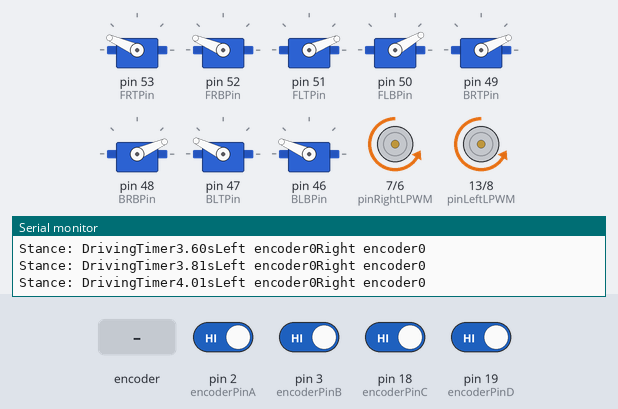
Bench run of a sketch on a simulated Arduino Mega 2560, built with avr-gcc and run on an emulated ATmega2560. Parts: 8 × servo, motor-driver pin pairs drawn as motors (green arrow = first pin HIGH = forward, orange = second pin HIGH = backward, longer = more drive), the last lines printed to the serial monitor. The inputs (shaded band) are chosen by the test bench; at power-on: pin 2 (encoderPinA), pin 3 (encoderPinB), pin 18 (encoderPinC), pin 19 (encoderPinD) HIGH.

Above: at 4.2 s.
4.3 s: rotary encoder on pin 2 (encoderPinA) / pin 3 (encoderPinB) turned 3 steps (first pin leading)
At 6.1 s:
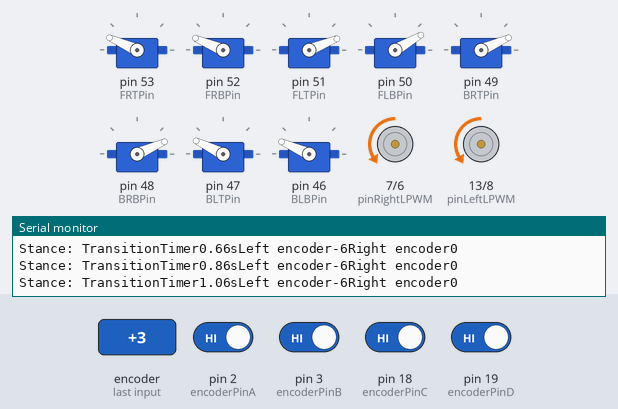
6.5 s: pin 18 (encoderPinC) driven LOW
At 10.15 s:
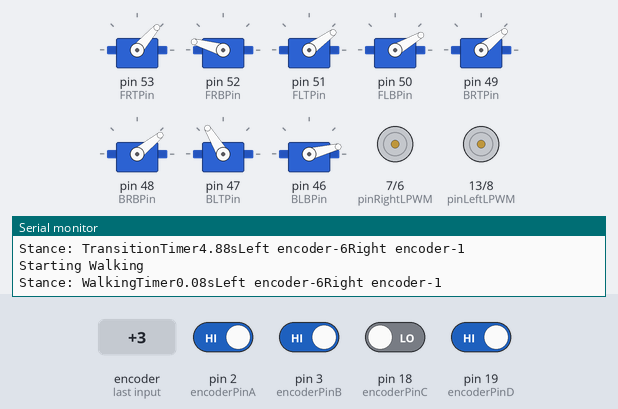
Timing chart, 0 to 32.1 s (numbered marks = the images above; inputs shaded):
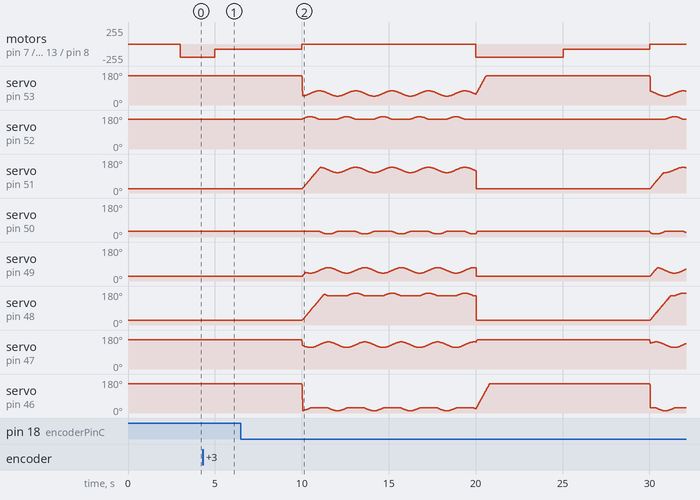

The sketch:

walking+driving-robot.ino
```cpp
#include <Servo.h>

void readEncoder1();
void readEncoder2();

Servo FRT, FRB, FLT, FLB, BRT, BRB, BLT, BLB;
int FRTPin = 53; int FRBPin = 52;  int FLTPin = 51; int FLBPin = 50;
int BRTPin = 49; int BRBPin = 48;  int BLTPin = 47; int BLBPin = 46;

const int pinLeftRPWM = 8;
const int pinLeftLPWM = 13;
const int pinRightRPWM = 6;
const int pinRightLPWM = 7;

const int encoderPinA = 2; const int encoderPinB = 3;
const int encoderPinC = 18; const int encoderPinD = 19;

volatile long encoderCount1 = 0;
volatile long encoderCount2 = 0;
unsigned long lastTelemetryTime = 0;

enum RobotState { CRUISE, APPROACH, WALKING, TRANSITION };
RobotState currentState = CRUISE;

unsigned long stateStartTime = 0;

const unsigned long cruiseDuration   = 5000;
const unsigned long approachDuration = 5000;
const unsigned long walkingDuration  = 10000;
const unsigned long transitionDuration = 2500;

float Speed = 0.003;
float maxTop = 20.0;
float maxBot = 20.0;

float defaultFRT = 91;    float defaultFRB = 224.0;
float defaultFLT = 176.0; float defaultFLB = 48.0;
float defaultBRT = 84.0;  float defaultBRB = 220.0;
float defaultBLT = 185.0; float defaultBLB = 43.0;

float horizontalFRT = 223.0; float horizontalFRB = 224.0;
float horizontalFLT = 36.0;  float horizontalFLB = 48.0;
float horizontalBRT = 39.0;  float horizontalBRB = 40.0;
float horizontalBLT = 220.0; float horizontalBLB = 223.0;

float currentFRT, currentFRB, currentFLT, currentFLB;
float currentBRT, currentBRB, currentBLT, currentBLB;

const float downwardSpeedLimit = 9;
const float upwardSpeedLimit = 0.25;

void setup() {
  Serial.begin(9600);

  FRT.attach(FRTPin); FRB.attach(FRBPin); FLT.attach(FLTPin); FLB.attach(FLBPin);
  BRT.attach(BRTPin); BRB.attach(BRBPin); BLT.attach(BLTPin); BLB.attach(BLBPin);

  pinMode(pinLeftRPWM, OUTPUT);  pinMode(pinLeftLPWM, OUTPUT);
  pinMode(pinRightRPWM, OUTPUT); pinMode(pinRightLPWM, OUTPUT);

  pinMode(encoderPinA, INPUT_PULLUP); pinMode(encoderPinB, INPUT_PULLUP);
  pinMode(encoderPinC, INPUT_PULLUP); pinMode(encoderPinD, INPUT_PULLUP);

  attachInterrupt(digitalPinToInterrupt(encoderPinA), readEncoder1, CHANGE);
  attachInterrupt(digitalPinToInterrupt(encoderPinC), readEncoder2, CHANGE);

  currentFRT = horizontalFRT; currentFRB = horizontalFRB;
  currentFLT = horizontalFLT; currentFLB = horizontalFLB;
  currentBRT = horizontalBRT; currentBRB = horizontalBRB;
  currentBLT = horizontalBLT; currentBLB = horizontalBLB;

  setAllLegsHorizontal();

  stateStartTime = millis();
  delay(3000);
}

void loop() {
  float targetFRT, targetFRB, targetFLT, targetFLB;
  float targetBRT, targetBRB, targetBLT, targetBLB;

  unsigned long elapsedInState = millis() - stateStartTime;

  switch (currentState) {

    case CRUISE:
      targetFRT = horizontalFRT; targetFRB = horizontalFRB;
      targetFLT = horizontalFLT; targetFLB = horizontalFLB;
      targetBRT = horizontalBRT; targetBRB = horizontalBRB;
      targetBLT = horizontalBLT; targetBLB = horizontalBLB;

      analogWrite(pinLeftRPWM, 200);  analogWrite(pinLeftLPWM, 0);
      analogWrite(pinRightRPWM, 200); analogWrite(pinRightLPWM, 0);

      if (elapsedInState >= cruiseDuration) {
        currentState = APPROACH;
        stateStartTime = millis();
        Serial.println(">>> Time sequence change: Entering APPROACH (Slowing wheels)");
      }
      break;

    case APPROACH:
      targetFRT = horizontalFRT; targetFRB = horizontalFRB;
      targetFLT = horizontalFLT; targetFLB = horizontalFLB;
      targetBRT = horizontalBRT; targetBRB = horizontalBRB;
      targetBLT = horizontalBLT; targetBLB = horizontalBLB;

      analogWrite(pinLeftRPWM, 75);   analogWrite(pinLeftLPWM, 0);
      analogWrite(pinRightRPWM, 75);  analogWrite(pinRightLPWM, 0);

      if (elapsedInState >= approachDuration) {
        currentState = WALKING;
        stateStartTime = millis();
        Serial.println("Starting Walking");
      }
      break;

    case WALKING:
      analogWrite(pinLeftRPWM, 0);  analogWrite(pinLeftLPWM, 0);
      analogWrite(pinRightRPWM, 0); analogWrite(pinRightLPWM, 0);

      unsigned long currentTime = millis();
      float basePhase = currentTime * Speed;

      float frPhase = basePhase;
      float blPhase = basePhase + (3.0 * PI) / 2.0;  // Fixed missing *
      float flPhase = basePhase;
      float brPhase = basePhase + (3.0 * PI) / 2.0;  // Fixed missing *

      targetFRT = defaultFRT + sin(frPhase) * maxTop;
      targetFLT = defaultFLT + sin(flPhase) * maxTop;
      targetBRT = defaultBRT + sin(brPhase) * maxTop;
      targetBLT = defaultBLT + sin(blPhase) * maxTop;

      float frLift = max(0.0f, cos(frPhase));
      float flLift = max(0.0f, -cos(flPhase));
      float brLift = max(0.0f, cos(brPhase));
      float blLift = max(0.0f, -cos(blPhase));

      targetFRB = defaultFRB + frLift * maxBot;
      targetFLB = defaultFLB - flLift * maxBot;
      targetBRB = defaultBRB + brLift * maxBot;
      targetBLB = defaultBLB - blLift * maxBot;

      if (elapsedInState >= walkingDuration) {
        currentState = CRUISE;
        stateStartTime = millis();
        Serial.println("Switching to wheels");
      }
      break;

    case TRANSITION:
      analogWrite(pinLeftRPWM, 0);  analogWrite(pinLeftLPWM, 0);
      analogWrite(pinRightRPWM, 0); analogWrite(pinRightLPWM, 0);

      targetFRT = defaultFRT; targetFRB = defaultFRB;
      targetFLT = defaultFLT; targetFLB = defaultFLB;
      targetBRT = defaultBRT; targetBRB = defaultBRB;
      targetBLT = defaultBLT; targetBLB = defaultBLB;

      if (elapsedInState >= transitionDuration) {
        currentState = CRUISE;
        stateStartTime = millis();
        Serial.println("Making legs horizontal");
      }
      break;
  }

  // Constraints fixed for FL variables
  currentFRT = constrain(targetFRT, currentFRT - ((targetFRT < currentFRT) ? downwardSpeedLimit : upwardSpeedLimit), currentFRT + ((targetFRT > currentFRT) ? upwardSpeedLimit : downwardSpeedLimit));
  currentFRB = constrain(targetFRB, currentFRB - ((targetFRB < currentFRB) ? downwardSpeedLimit : upwardSpeedLimit), currentFRB + ((targetFRB > currentFRB) ? upwardSpeedLimit : downwardSpeedLimit));
  currentFLT = constrain(targetFLT, currentFLT - ((targetFLT < currentFLT) ? downwardSpeedLimit : upwardSpeedLimit), currentFLT + ((targetFLT > currentFLT) ? upwardSpeedLimit : downwardSpeedLimit));
  currentFLB = constrain(targetFLB, currentFLB - ((targetFLB < currentFLB) ? downwardSpeedLimit : upwardSpeedLimit), currentFLB + ((targetFLB > currentFLB) ? upwardSpeedLimit : downwardSpeedLimit));
  currentBRT = constrain(targetBRT, currentBRT - ((targetBRT < currentBRT) ? downwardSpeedLimit : upwardSpeedLimit), currentBRT + ((targetBRT > currentBRT) ? upwardSpeedLimit : downwardSpeedLimit));
  currentBRB = constrain(targetBRB, currentBRB - ((targetBRB < currentBRB) ? downwardSpeedLimit : upwardSpeedLimit), currentBRB + ((targetBRB > currentBRB) ? upwardSpeedLimit : downwardSpeedLimit));
  currentBLT = constrain(targetBLT, currentBLT - ((targetBLT < currentBLT) ? downwardSpeedLimit : upwardSpeedLimit), currentBLT + ((targetBLT > currentBLT) ? upwardSpeedLimit : downwardSpeedLimit));
  currentBLB = constrain(targetBLB, currentBLB - ((targetBLB < currentBLB) ? downwardSpeedLimit : upwardSpeedLimit), currentBLB + ((targetBLB > currentBLB) ? upwardSpeedLimit : downwardSpeedLimit));

  write270(FRT, currentFRT); write270(FRB, currentFRB);
  write270(FLT, currentFLT); write270(FLB, currentFLB);
  write270(BRT, currentBRT); write270(BRB, currentBRB);
  write270(BLT, currentBLT); write270(BLB, currentBLB);

  if (millis() - lastTelemetryTime >= 200) {
    printTelemetry();
    lastTelemetryTime = millis();
  }
}

void setAllLegsHorizontal() {
  write270(FRT, horizontalFRT); write270(FRB, horizontalFRB);
  write270(FLT, horizontalFLT); write270(FLB, horizontalFLB);
  write270(BRT, horizontalBRT); write270(BRB, horizontalBRB);
  write270(BLT, horizontalBLT); write270(BLB, horizontalBLB);
}

void write270(Servo &servoInstance, float degreeTarget) {
  degreeTarget = constrain(degreeTarget, 0.0f, 270.0f);
  long microSecs = 500 + degreeTarget * (2000.0 / 270.0);
  servoInstance.writeMicroseconds(microSecs);
}

void printTelemetry() {
  Serial.print("Stance: ");
  if (currentState == CRUISE) Serial.print("Driving");
  else if (currentState == APPROACH) Serial.print("Transition");
  else Serial.print("Walking");

  unsigned long elapsed = millis() - stateStartTime;
  Serial.print("Timer");
  Serial.print(elapsed / 1000.0);
  Serial.print("s");

  Serial.print("Left encoder"); Serial.print(encoderCount1);
  Serial.print("Right encoder"); Serial.println(encoderCount2);
}

void readEncoder1() {
  if (digitalRead(encoderPinA) == digitalRead(encoderPinB)) encoderCount1++;
  else encoderCount1--;
}

void readEncoder2() {
  if (digitalRead(encoderPinC) == digitalRead(encoderPinD)) encoderCount2++;
  else encoderCount2--;
}
```
